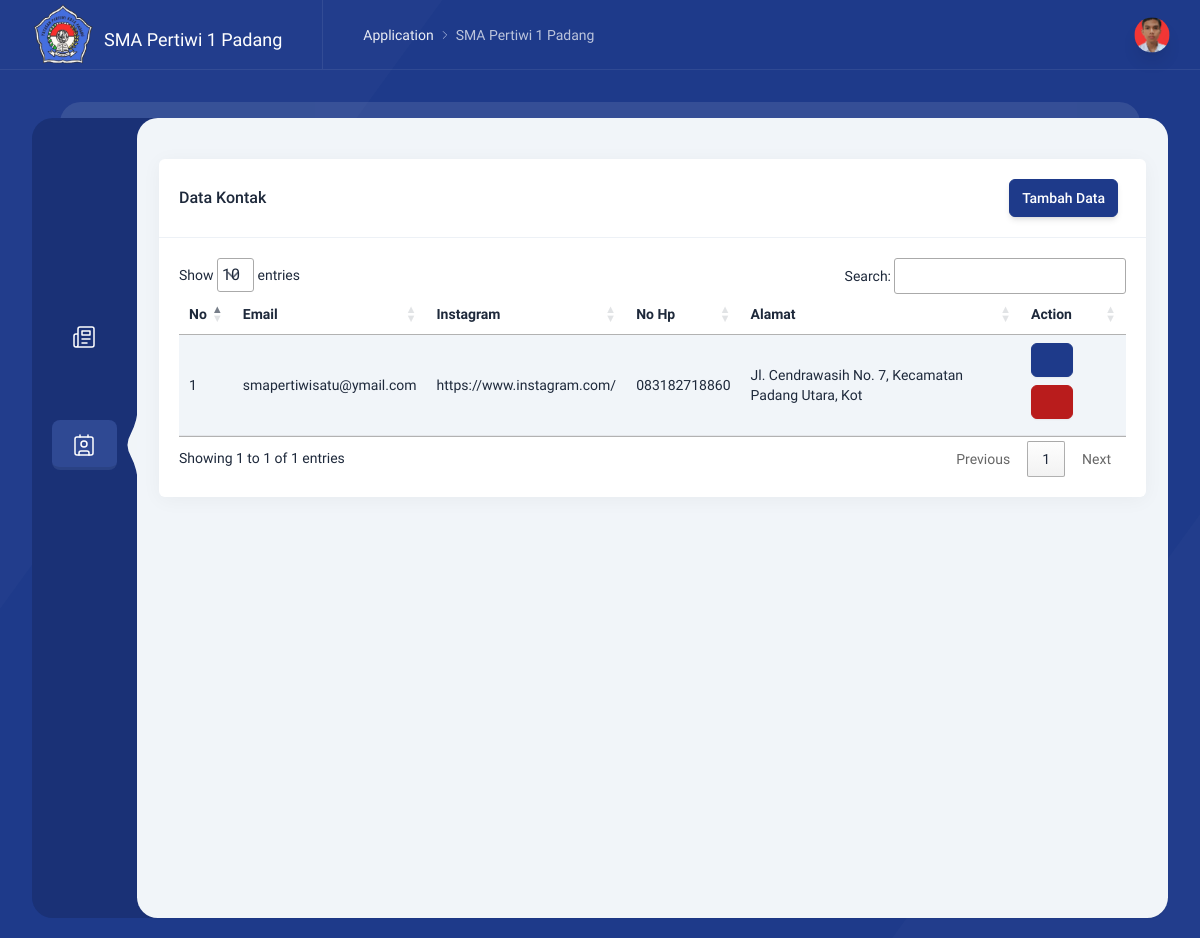
/admin/?page=kontak/index (signed in), run on the app's committed database.
### tables this page shows
CREATE TABLE `kontak` (
  `id_kontak` int(11) NOT NULL AUTO_INCREMENT,
  `email` varchar(255) NOT NULL,
  `instagram` varchar(255) NOT NULL,
  `no_telp` varchar(255) NOT NULL,
  `alamat` text NOT NULL,
  PRIMARY KEY (`id_kontak`)
);

### admin/index.php (called while the page is built, shortened)
<?php
include "layout/header.php";
include  "content.php";
include "layout/footer.php";

### admin/kontak/index.php (the view, shortened to what this page needs)
<div class="content">
    <div class="grid grid-cols-12 gap-6 mt-5">
        <div class="intro-y col-span-12 lg:col-span-12">
            <div class="intro-y box mt-5">
                <div class="flex flex-col sm:flex-row items-center p-5 border-b border-slate-200/60">
                    <h2 class="font-medium text-base mr-auto">
                        Data Kontak
                    </h2>
                    <a data-tw-toggle="modal" data-tw-target="#header-footer-modal-preview"
                        class="btn btn-primary shadow-md mr-2">Tambah Data</a>
                </div>
                <div class="p-5" id="striped-rows-table">
                    <div class="preview">
                        <div class="overflow-x-auto">
                            <table id="datatable" class="table table-striped">
                                <thead>
                                    <tr>
                                        <th>No</th>
                                        <th>Email</th>
                                        <th>Instagram</th>
                                        <th>No Hp</th>
                                        <th>Alamat</th>
                                        <th>Action</th>
                                    </tr>
                                </thead>
                                <tbody>
                                    <?php
                                       $no = 1;
                                       $query = mysqli_query($koneksi, "SELECT * FROM kontak ORDER BY id_kontak DESC");
                                       while ($data =  mysqli_fetch_array($query)) {
                                       ?>
                                        <tr>
                                            <td><?php echo $no++ ?></td>
                                            <td> <?php echo $data['email'] ?></td>
                                            <td> <?php echo $data['instagram'] ?></td>
                                            <td> <?php echo $data['no_telp'] ?></td>
                                            <td> <?php echo substr($data['alamat'], 0, 50)  ?></td>
                                            <td>
                                                <a data-tw-toggle="modal"
                                                    data-tw-target="#update-header-footer-modal-preview-<?php echo $data['id_kontak']; ?>"
                                                    class="btn btn-primary mr-1 mb-2">
                                                    <i data-lucide="edit" class="w-4 h-4"></i>
                                                </a>
                                                <a data-tw-toggle="modal"
                                                    data-tw-target="#delete-confirmation-modal-<?php echo $data['id_kontak']; ?>"
                                                    class="btn btn-danger mr-1 mb-2">
                                                    <i data-lucide="trash" class="w-4 h-4"></i> </a>
                                            </td>
                                        </tr>
                                    <?php } ?>
                                </tbody>
                            </table>
                        </div>
                    </div>
                </div>
            </div>
        </div>
    </div>
</div>

### data on the page
kontak: email "smapertiwisatu@ymail.com", instagram "https://www.instagram.com/", no_telp "083182718860", alamat "Jl. Cendrawasih No. 7, Kecamatan Padang Utara, Kot"
